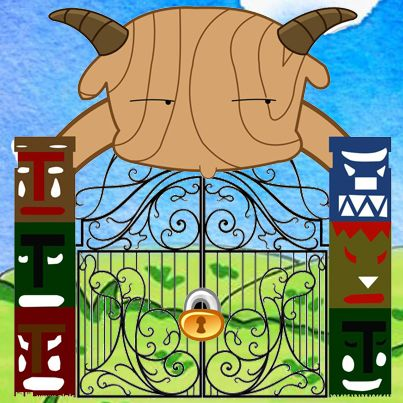
#> input picture students/zhangyue/homework22/lock.jpg, 403 x 403 px, found by its file name
$ python light.py
#> lines starting #> are read from the running program, lines starting #| are printed output that depends on the picture
import cv2
pd = cv2.imread('LOCK.jpg')
#> pd is the input picture: shape (403, 403, 3); mean B, G, R 123.6, 147, 130.4
pd1 = cv2.imread('OPEN.jpg')
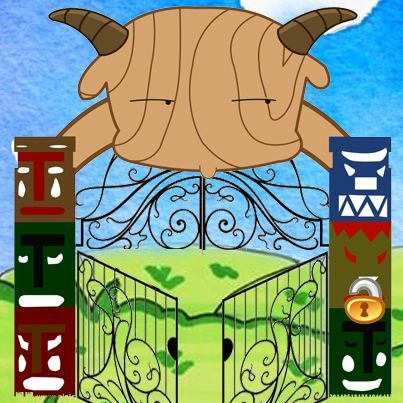
#> input picture students/zhangyue/homework22/open.jpg, 403 x 403 px, found by its file name
#> pd1 is the input picture: shape (403, 403, 3); mean B, G, R 124.5, 151, 132.5
pd2 = cv2.imread('CLOSE.jpg')
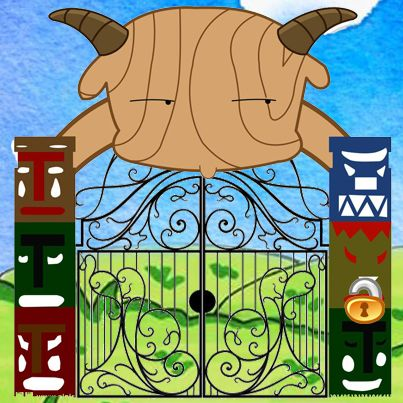
#> input picture students/zhangyue/homework22/close.jpg, 403 x 403 px, found by its file name
#> pd2 is the input picture: shape (403, 403, 3); mean B, G, R 123.8, 147.3, 130.1
global p
F=0
T=1
p=F
cv2.imshow('result',pd)
# [44 lines left out: function click, not called in this run]

cv2.namedWindow('result')
cv2.setMouseCallback('result',click)
while True:
    if cv2.waitKey(10)&0xFF==27:
#> (key Esc is pressed here)
            break
cv2.destroyAllWindows()
